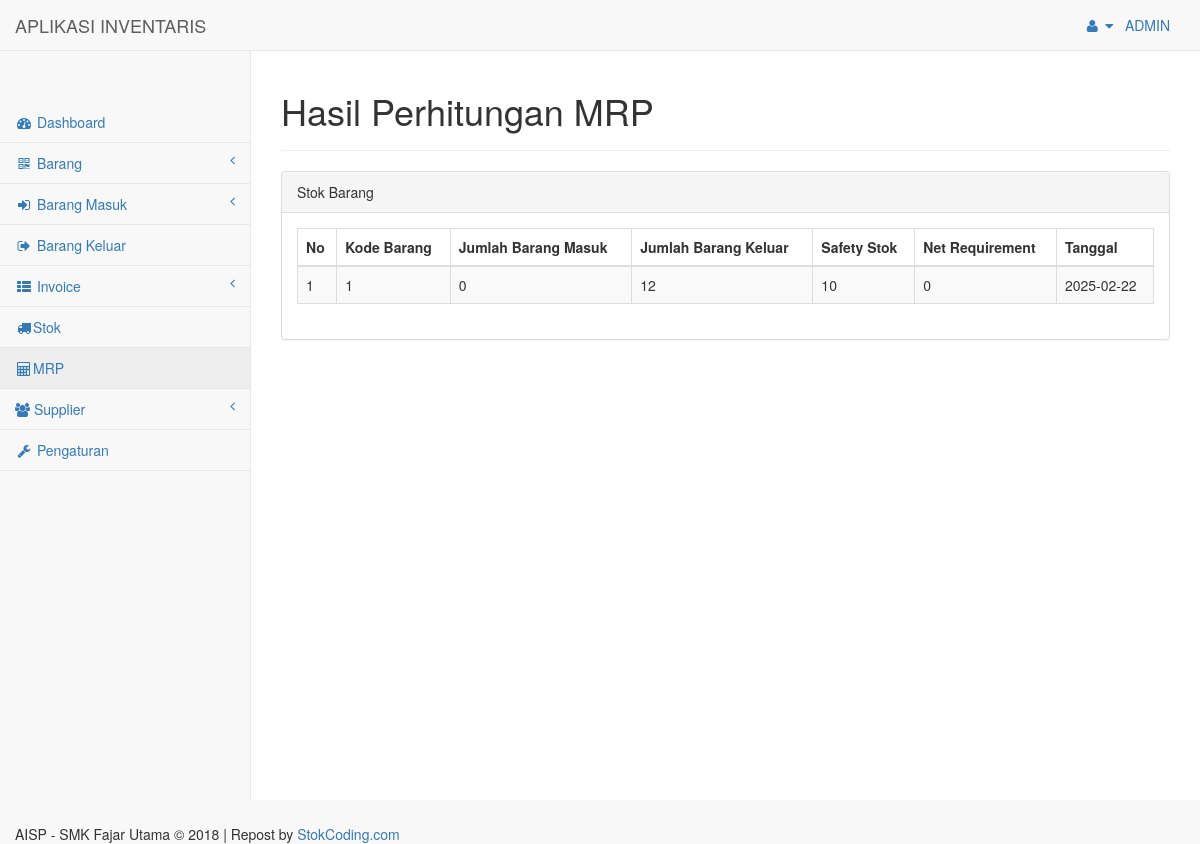
/index.php?page=mrp (signed in), run on the app's committed database.
### tables this page shows
CREATE TABLE `mrp` (
  `id` int(11) NOT NULL,
  `kode_barang` varchar(8) DEFAULT NULL,
  `jml_barangkeluar` int(11) DEFAULT NULL,
  `jml_barangmasuk` int(11) DEFAULT NULL,
  `safety_stock` int(11) DEFAULT NULL,
  `net_requirements` int(11) DEFAULT NULL,
  `tanggal_input_mrp` date DEFAULT NULL
);

### config/Class_mrp.php (called while the page is built)
<?php
class Class_mrp{
    function tampil_mrp(){
        include("config.php");
        $sql = "select * from mrp";
        $data = mysqli_query($conn, $sql);
        $data1 = mysqli_num_rows($data);
        if ($data1 == 0) {
            echo "<div class='alert alert-danger'>Tidak ada data</div";
        } else {
            while ($d = mysqli_fetch_assoc($data)) {
                $hasil[] = $d;
            }
            return $hasil;
        }
    }
}
?>

### mrp/data_mrp.php (the view, shortened to what this page needs)
<div class="row">
    <div class="col-lg-12">
        <div class="page-header">
            <h1>Hasil Perhitungan MRP</h1>
        </div>
    </div>
</div>
<div class="row">
    <div class="col-lg-12">
        <div class="panel panel-default">
            <div class="panel-heading">
                Stok Barang
            </div>
            <div class="panel-body">
                <table width="100%" class="table table-striped table-bordered table-hover" cellpadding="0" cellspacing="0" id="dataTables-example">
                    <thead>
                        <tr>
                            <th>No</th>
                            <th>Kode Barang</th>
                            <th>Jumlah Barang Masuk</th>
                            <th>Jumlah Barang Keluar</th>
                            <th>Safety Stok</th>
                            <th>Net Requirement</th>
                            <th>Tanggal</th>
                        </tr>
                    </thead>
                    <tbody>
                        <?php
                        $no = 1;
                        if (is_array($mr->tampil_mrp()) && count($mr->tampil_mrp()) > 0) {
                            foreach ($mr->tampil_mrp() as $row) {
                        ?>
                                <tr>
                                    <td><?= $no++ ?></td>
                                    <td><?= $row['kode_barang'] ?></td>
                                    <td><?= $row['jml_barangmasuk'] ?></td>
                                    <td><?= $row['jml_barangkeluar'] ?></td>
                                    <td><?= $row['safety_stock'] ?></td>
                                    <td><?= $row['net_requirements'] ?></td>
                                    <td><?= $row['tanggal_input_mrp'] ?></td>
                                </tr>
                        <?php }
                        } ?>
                    </tbody>
                </table>
            </div>
        </div>
    </div>
</div>

### data on the page
mrp: kode_barang "1", jml_barangmasuk "0", jml_barangkeluar "12", safety_stock "10", net_requirements "0", tanggal_input_mrp "2025-02-22"

### other printed values
$_SESSION["username"] "ADMIN"
